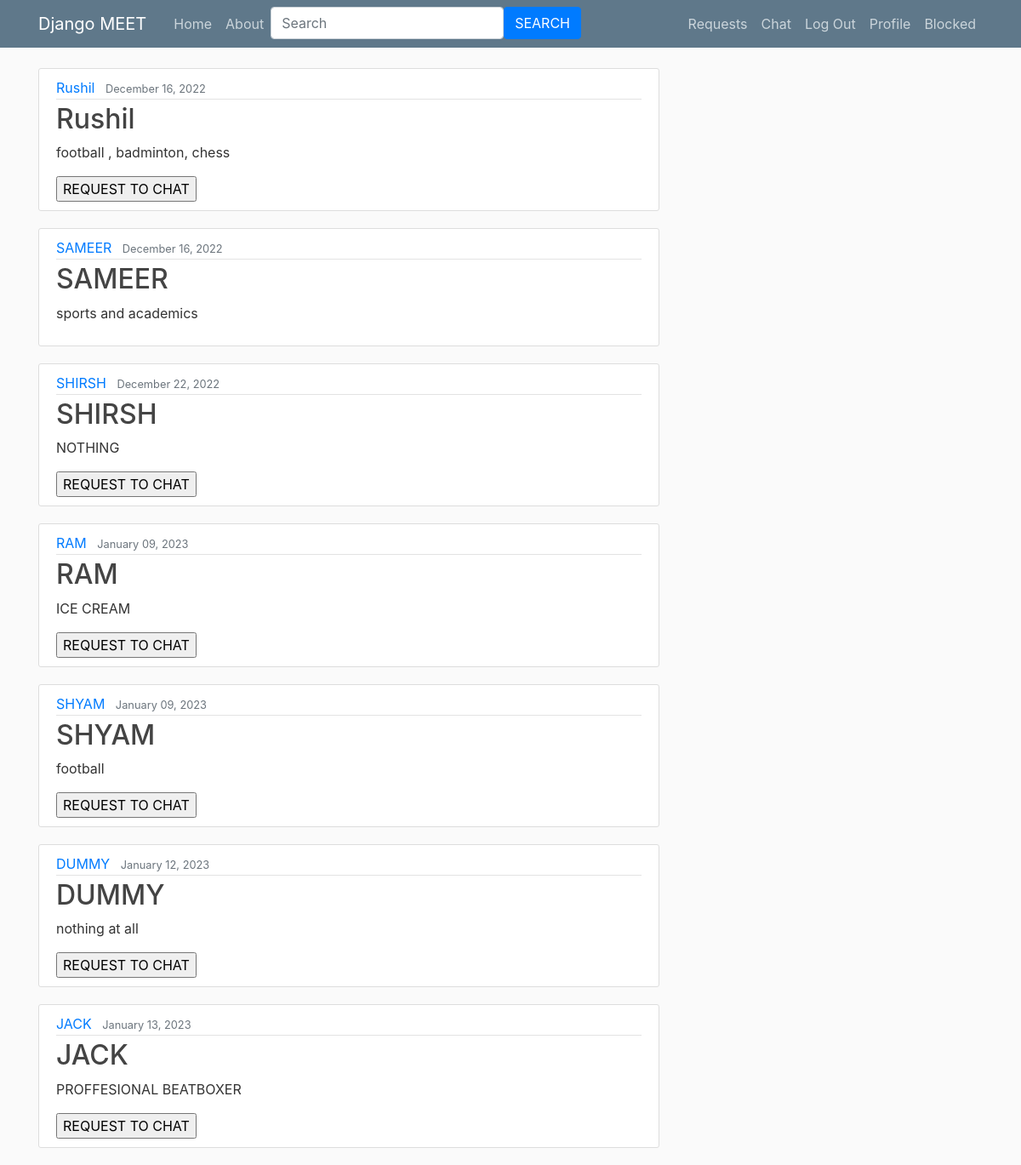
The app's page / (signed in), older data.
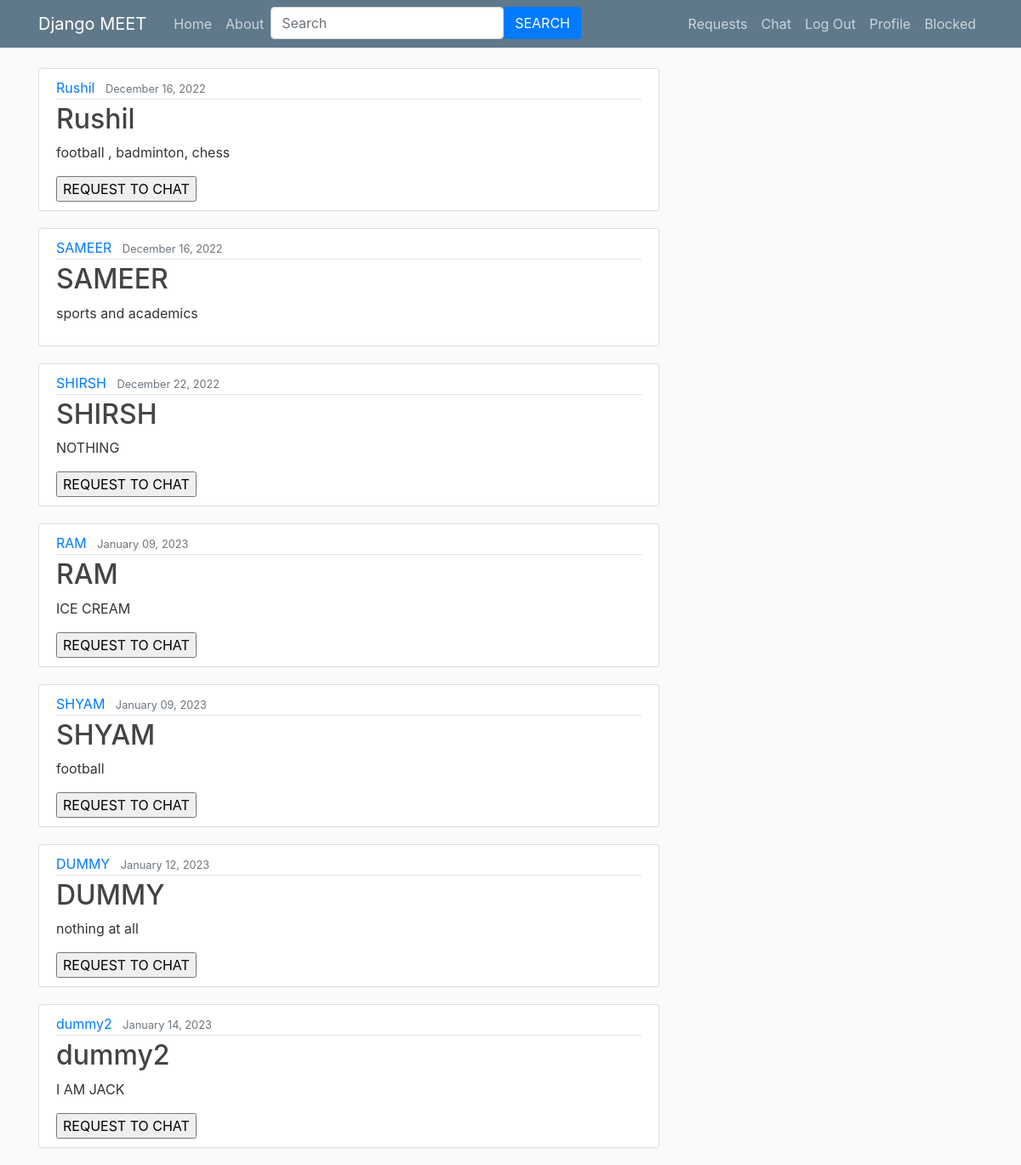
The same page, newer data.
### meet/models.py (models this page shows, shortened)
class Profile(models.Model):
    name = models.CharField(max_length=100)
    likes = models.TextField()
    date_posted = models.DateTimeField(auto_now_add=True)
    username = models.ForeignKey(User, on_delete=models.CASCADE)

### meet/views.py (the view)
# urls.py: 2. Add a URL to urlpatterns:  path('', views.home, name='home')
@login_required
def home(request):
    names = Profile.objects.values_list('name')
    person = 'default'
    user1 = request.user.username
    dummylist = []
    for a in names:
        dummylist.append(a[0])
    if user1 not in dummylist:
       return redirect('profile/new/')
    a = Block.objects.filter(blocked_by = request.user.username )
    l = []
    for b in a:
        l.append(b.person_blocked)
    context = {
        'profiles': Profile.objects.filter().exclude(name__in = l)
    }
    return render(request, 'meet/home.html',context)

### meet/templates/meet/home.html (shortened to what this page needs)
{% extends 'meet/base.html' %}
{% block content %}
        {% for profile in profiles %}
              <article class="media content-section">
                      <div class="media-body">
                        <div class="article-metadata">
                          <a class="mr-2" href="{% url 'profile-detail' profile.id %}">{{ profile.name }}</a>
                          <small class="text-muted" >{{ profile.date_posted|date:"F d, Y" }}</small>
                        </div>
                        <h2><a class="article-title" >{{ profile.name }}</a></h2>
                        <p class="article-content">{{ profile.likes }}</p>
                      {% if profile.name != user.username %}
                        <form action="req_to_chat" method="post">
                        <input type="submit" value="REQUEST TO CHAT">
                      </form>
                      {% endif %}
                      </div>
                    </article>
        {% endfor %}
{% endblock content %}

### meet/templates/meet/base.html (shortened to what this page needs)
{% load static %}
<!DOCTYPE html>
<html lang="en">
<head>
  <link rel="stylesheet" href="https://cdn.jsdelivr.net/npm/bootstrap@4.0.0/dist/css/bootstrap.min.css"
>
  <link rel="stylesheet" type="text/css" href="{% static 'meet/main.css' %}">
</head>
<body>
  <header class="site-header">
    <nav class="navbar navbar-expand-md navbar-dark bg-steel fixed-top">
      <div class="container">
        <a class="navbar-brand mr-4" href="{% url 'meet-home' %}">Django MEET</a>
        <div class="collapse navbar-collapse" id="navbarToggle">
          <div class="navbar-nav mr-auto">
            <a class="nav-item nav-link" href="{% url 'meet-home' %}">Home</a>
            <a class="nav-item nav-link" href="{% url 'meet-about' %}">About</a>
            <form method="get" action="/search">
              <div class="input-group">
                <input type="search" class="form-control rounded" placeholder="Search" aria-label="Search" aria-describedby="search-addon" name = "query" id = "query" />
                <button type="submit" class="btn btn-primary">SEARCH</button>
              </div>
            </form>
          </div>
          <div class="navbar-nav">
            {% if user.is_authenticated %}
            <a class="nav-item nav-link" href="{% url 'meet-chat' %}">Requests</a>
            <a class="nav-item nav-link" href="{% url 'chat' %}">Chat</a>
            <a class="nav-item nav-link" href="{% url 'logout' %}">Log Out</a>
            <a class="nav-item nav-link" href="{% url 'profile' %}">Profile</a>
            <a class="nav-item nav-link" href="{% url 'profile-block' %}">Blocked</a>
            {% else %}
            <a class="nav-item nav-link" href="{% url 'login' %}">Login</a>
            <a class="nav-item nav-link" href="{% url 'register' %}">Register</a>
            {% endif %}
          </div>
        </div>
      </div>
    </nav>
  </header>
  <main role="main" class="container">
    <div class="row">
      <div class="col-md-8">
        {% block content %}{% endblock %}
      </div>
  </main>
</body>
</html>

### meet/static/meet/main.css (style rules this page uses)
body { background: #fafafa; color: #333333; margin-top: 5rem; }
h1, h2, h3, h4, h5, h6 { color: #444444; }
.bg-steel { background-color: #5f788a; }
.site-header .navbar-nav .nav-link { color: #cbd5db; }
.content-section { background: #ffffff; padding: 10px 20px; border: 1px solid #dddddd; border-radius: 3px; margin-bottom: 20px; }
.article-title { color: #444444; }
.article-content { white-space: pre-line; }
.article-metadata { padding-bottom: 1px; margin-bottom: 4px; border-bottom: 1px solid #e3e3e3 }

Row changes from the older to the newer data that the page shows:
removed Profile: name "JACK", date_posted "January 13, 2023", likes "PROFFESIONAL BEATBOXER"
added Profile: name "dummy2", date_posted "January 14, 2023", likes "I AM JACK"
